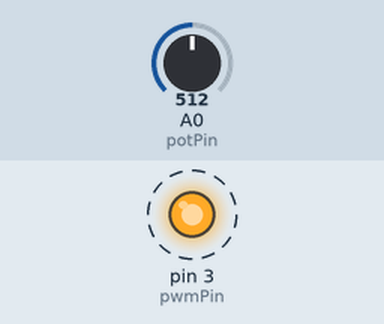
This sketch was run on a simulated Arduino Uno, built with avr-gcc and run on an emulated ATmega328P. Parts: output pins drawn as LEDs (lit = HIGH). Dashed ring = blinking. Inputs (shaded band) come from the test bench; at power-on: A0 (potPin) = 512.

Above: at 0.05 s.
Timing chart, 0 to 3.0 s (numbered marks = the images above):
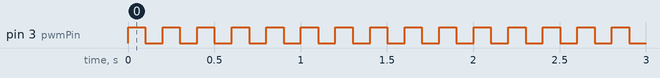

Measured:
- by itself, pin 3 (pwmPin): alternates HIGH for 0.10 s and LOW for 0.10 s

The sketch:

essais_pwm_oscillo.ino
```cpp
int pwmPin = 3;
int const potPin = A0;
int potVal;
int pwmVal;


void setup()  {
  pinMode(pwmPin, OUTPUT); //  pin 3 c'est en sortie
  pinMode(potVal, INPUT);  //pin A0 c'est en entree
  //Serial.begin(9600);


}


void loop() {
potVal = analogRead(potPin);
//Serial.print("Valeure du pot : ");
//Serial.println(potVal);

pwmVal = map(potVal, 0, 1024, 0, 255);
//Serial.print("Valeure du pwm : ");
//Serial.println(pwmVal);

//analogWrite(pwmPin, pwmVal);

digitalWrite(pwmPin, HIGH);
delay(100);
digitalWrite(pwmPin, LOW);
delay(100);
}
```
